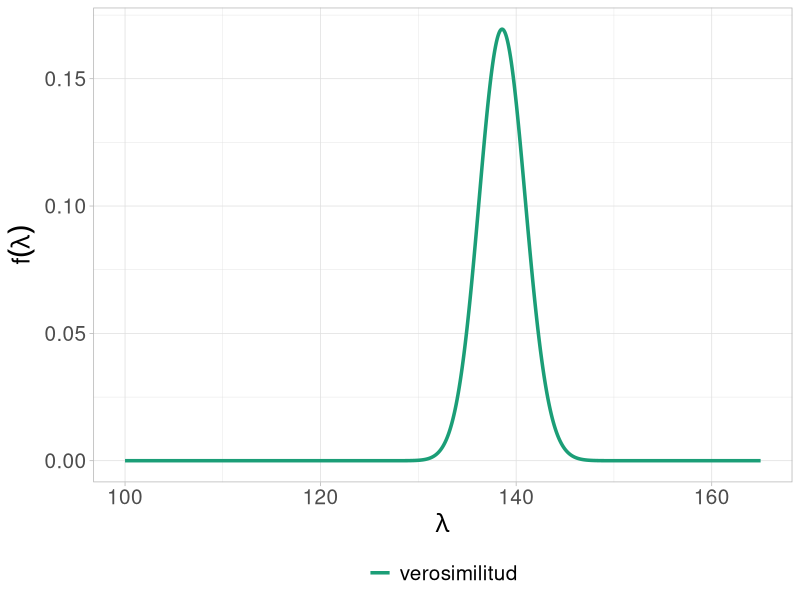
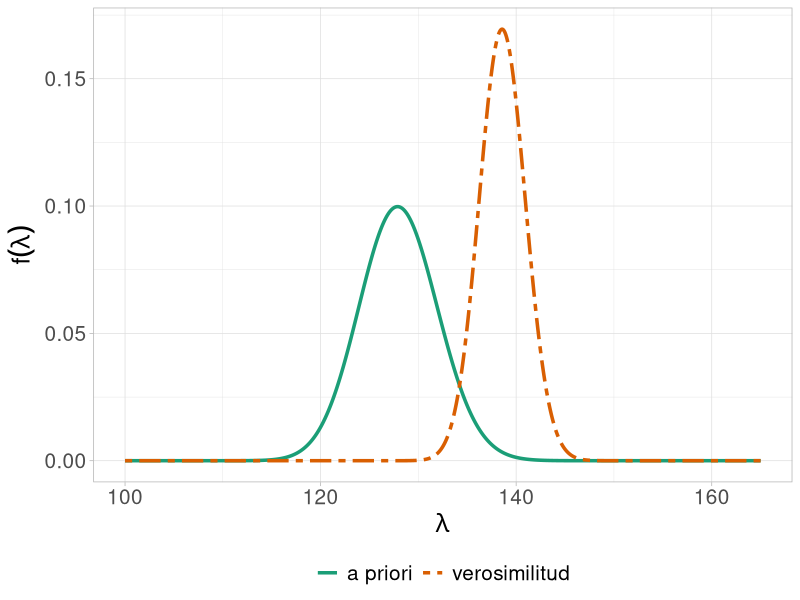
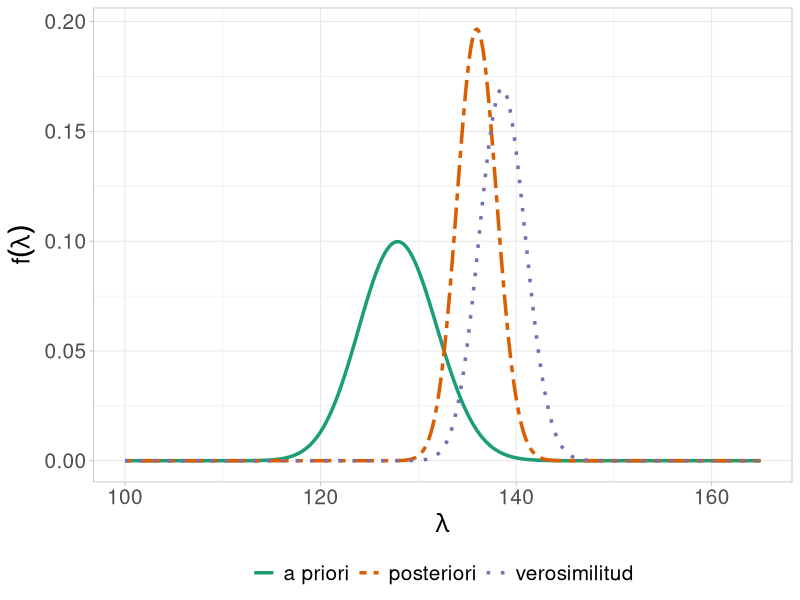
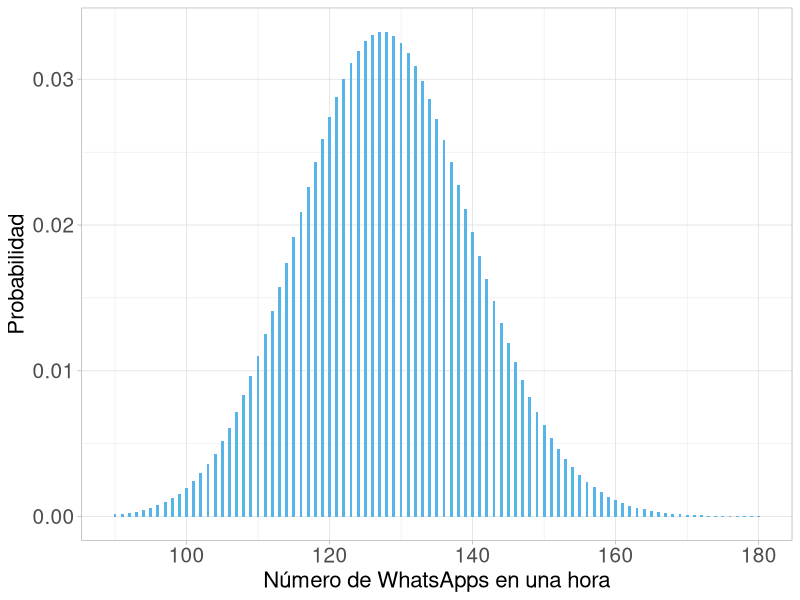
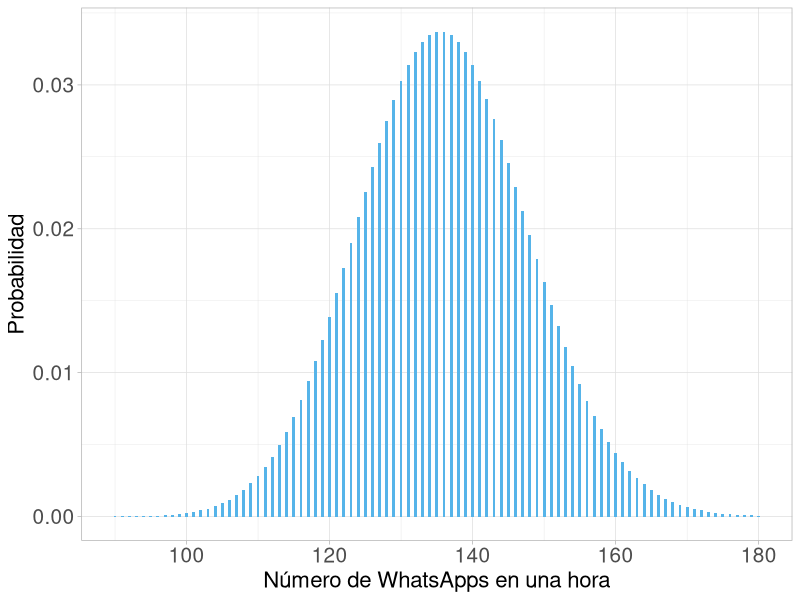
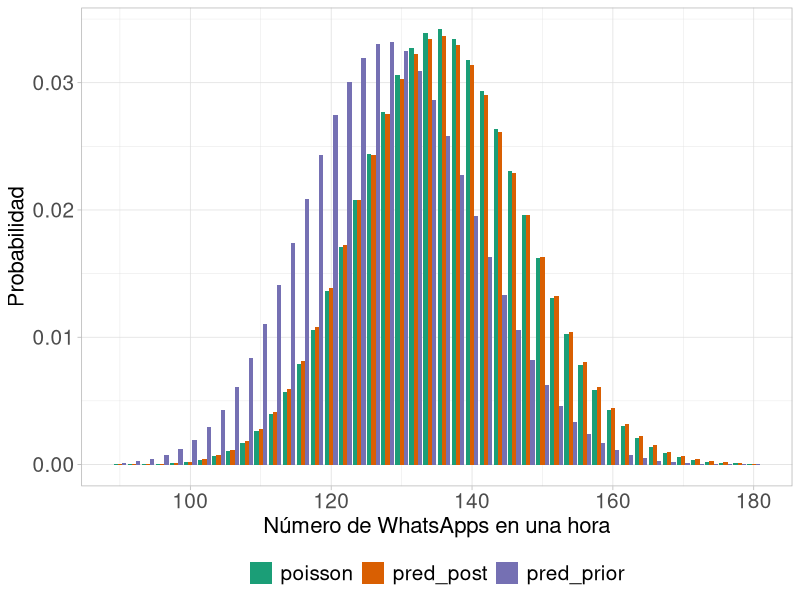

R code for these plots, in order:
## ---- chunk 1
knitr::opts_chunk$set(echo = TRUE, message = FALSE, fig.width = 8, fig.height = 5, out.width = "0.8\\textwidth")
## ---- chunk 2
# set.seed(100)
# data <- data.frame(Wp = rpois(25, lambda = 140))
data <- data.frame(Wp = c(134, 121, 150, 141, 143, 133,
                          145, 135, 141, 141, 137,
                          154, 133, 135, 154, 143, 126, 
                          149, 143, 149, 130, 129, 142, 126, 130))
## ---- chunk 3
    y <- data$Wp
    r <- sum(y)
    Lpois <- function(y, lambda){
      prod(dpois(y, lambda = lambda))
    }
    
## ---- chunk 4
    aux <- seq(100, 165,by = 0.01)
    aux2 <- sapply(aux,FUN = Lpois,y=y)
## ---- chunk 5
    C <- 1 / (0.01 * sum(aux2))
## ---- chunk 6
    library(ggplot2)
    data_vero <- data.frame(x = aux, y = C*aux2, class = "verosimilitud")
    
    ggplot(data = data_vero) +
      geom_line(aes(x = x, y = y, color = class, linetype = class), 
                size = 1.2) +
      scale_linetype_manual(values=c("solid"))+
      scale_color_brewer(palette="Dark2") +
      ylab(expression(f(lambda))) +
      xlab(expression(lambda)) +
      theme_light() +
      theme(axis.text  = element_text(size=15),
            axis.title = element_text(size=18),
            legend.text = element_text(size=15)) +
      theme(legend.position = "bottom", legend.title = element_blank())
    
    
## ---- chunk 7
a0 <- 1024
b0 <- 8

data_prior <- data.frame(
  x = aux, 
  y = dgamma(aux,shape = a0, rate = b0), 
  class = "a priori")

data_plot <- rbind(data_vero, data_prior)

ggplot(data = data_plot) +
  geom_line(aes(x = x, y = y, color = class, linetype = class),  
            size = 1.2) +
  ylab(expression(f(lambda))) +
  xlab(expression(lambda)) +
  theme_light() +
  theme(axis.text  = element_text(size=15),
        axis.title = element_text(size=18),
        legend.text = element_text(size=15)) +
  scale_linetype_manual(values=c("solid", "twodash"))+
  scale_color_brewer(palette="Dark2") +
  theme(legend.position = "bottom", legend.title=element_blank())

## ---- chunk 8
aP <- a0 + r
bP <- b0 + length(y)

data_posterior <- data.frame(
  x = aux, 
  y = dgamma(aux, shape = aP, rate = bP ), 
  class = "posteriori")

data_plot <- rbind(data_vero, data_prior, data_posterior)
ggplot(data = data_plot) +
  geom_line(aes(x = x, y = y, color = class, linetype = class), 
            size = 1.2) +
  ylab(expression(f(lambda))) +
  xlab(expression(lambda)) +
  theme_light() +
  theme(axis.text  = element_text(size=15),
        axis.title = element_text(size=18),
        legend.text = element_text(size=15)) +
  scale_linetype_manual(values=c("solid", "twodash", "dotted"))+
  scale_color_brewer(palette="Dark2") +
  theme(legend.position = "bottom", legend.title=element_blank())

## ---- chunk 9
aP/bP
## ---- chunk 10
qgamma(0.025, aP, bP)
qgamma(0.975, aP, bP)
## ---- chunk 11
dgammapois <- function(r, a, b, n){
  C <- a * log(b) - lgamma(a)
  C2 <- lgamma(a + r) + log(n) * r - lgamma(r + 1) - log(b + n) * (a + r)
  exp(C+C2)
}

ggplot(data = data.frame(
  x = 90:180, 
  y = dgammapois(90:180, a = a0, b = b0, n = 1)), 
        aes(x = x, y = y)) + 
  geom_bar(stat="identity", fill = "#56B4E9", width = 0.4) +
  theme_light() +
  xlab("Número de WhatsApps en una hora") +
  ylab("Probabilidad") +
    theme(axis.text  = element_text(size=15),
        axis.title = element_text(size=16),
        legend.text = element_text(size=15)) 


## ---- chunk 12
ggplot(data = data.frame(
  x = 90:180, 
  y = dgammapois(90:180, a = aP, b = bP, n = 1)), 
        aes(x = x, y = y)) + 
  geom_bar(stat="identity", fill = "#56B4E9", width = 0.4) +
  theme_light() +
  xlab("Número de WhatsApps en una hora") +
  ylab("Probabilidad") +
    theme(axis.text  = element_text(size=15),
        axis.title = element_text(size=16),
        legend.text = element_text(size=15)) 

## ---- chunk 13
data_pred_prior <- data.frame(
  x = seq(90, 180, 2), 
  y = dgammapois(seq(90, 180, 2), a = a0, b = b0, n = 1), 
  class = "pred_prior")
data_pred_post <- data.frame(
  x = seq(90, 180, 2), 
  y = dgammapois(seq(90, 180, 2), a = aP, b = bP, n = 1), 
  class = "pred_post")
data_pred_pois <- data.frame(
  x = seq(90, 180, 2), 
  y = dpois(seq(90, 180, 2), aP / bP), 
  class = "poisson")
data_pred_plot <- rbind(data_pred_prior, data_pred_post, data_pred_pois)

 ggplot(data = data_pred_plot, aes(x = x, y = y,  fill = class)) +
    geom_bar(stat="identity", position=position_dodge()) +
   xlab("Número de WhatsApps en una hora") +
   ylab("Probabilidad") +
  theme_light() +
  theme(axis.text  = element_text(size=15),
        axis.title = element_text(size=16),
        legend.text = element_text(size=15)) +
  scale_fill_brewer(palette="Dark2") +
  theme(legend.position = "bottom", legend.title=element_blank())
